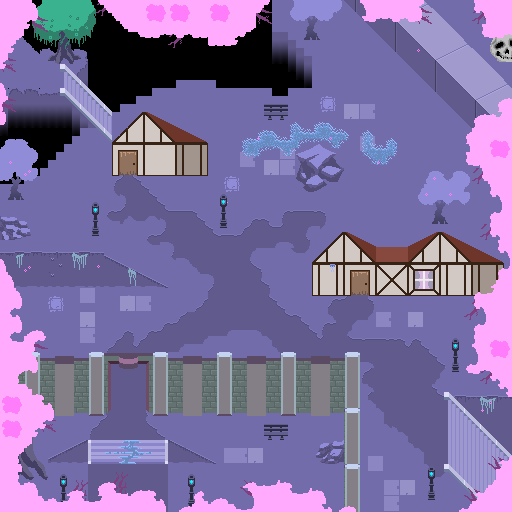

Below is a game level as drawn by its tile map, then a one-line description and the .tmx that defines it (tile-layer data replaced by summaries):
An orthogonal 64x64 tile map with 8x8 px tiles, 6 tile layers (Ground, Base, Base_Top, Top, ...) and 53 objects (9x hull, 3x Billboard, Player).

<map version="1.0" tiledversion="2017.09.13" orientation="orthogonal" renderorder="right-down" width="64" height="64" tilewidth="8" tileheight="8" infinite="0" nextobjectid="102">
 <properties>
  <property name="Ambiant" value="200 200 200" />
  <property name="Sky" value="true" />
 </properties>
 <tileset firstgid="1" name="Tiles_1" tilewidth="8" tileheight="8" tilecount="4096" columns="64">
  <image source="../Tiles_1.png" width="512" height="512" />
 </tileset>
 <layer name="Ground" width="64" height="64">
  <properties>
   <property name="layer" value="0.1" />
  </properties>
  <data>[4096 cells, 3714 non-empty, 94 distinct tile ids]</data>
 </layer>
 <layer name="Base" width="64" height="64">
  <properties>
   <property name="layer" value="0.2" />
  </properties>
  <data>[4096 cells, 885 non-empty, 391 distinct tile ids]</data>
 </layer>
 <layer name="Base_Top" width="64" height="64">
  <properties>
   <property name="layer" value="0.25" />
  </properties>
  <data>[4096 cells, 65 non-empty, 16 distinct tile ids]</data>
 </layer>
 <layer name="Top" width="64" height="64">
  <properties>
   <property name="layer" value="0.8" />
  </properties>
  <data>[4096 cells, 532 non-empty, 199 distinct tile ids]</data>
 </layer>
 <layer name="Overlay" width="64" height="64">
  <properties>
   <property name="layer" value="0.9" />
  </properties>
  <data>[4096 cells, 651 non-empty, 41 distinct tile ids]</data>
 </layer>
 <layer name="Tile Layer 5" width="64" height="64">
  <properties>
   <property name="ignore" value="" />
  </properties>
  <data>[4096 cells, 56 non-empty, 46 distinct tile ids]</data>
 </layer>
 <objectgroup name="Object Layer 1">
  <object id="1" name="Player" type="Player" x="24" y="64" width="16" height="16" />
 </objectgroup>
 <objectgroup name="Billboards">
  <object id="69" name="Large Rock" type="Billboard" x="296" y="144" width="48" height="48">
   <properties>
    <property name="Region" value="160 64 48 48" />
   </properties>
  </object>
  <object id="89" x="166.667" y="258.667" width="46.6667" height="40" visible="0" />
 </objectgroup>
 <objectgroup name="solids">
  <object id="2" x="88" y="48" width="8" height="24" />
  <object id="4" x="80" y="72" width="16" height="8" />
  <object id="8" x="112" y="104" width="8" height="8" />
  <object id="9" x="24" y="96" width="40" height="8" />
  <object id="16" x="72" y="128" width="8" height="8" />
  <object id="18" x="64" y="136" width="8" height="8" />
  <object id="19" x="56" y="144" width="8" height="8" />
  <object id="20" x="48" y="152" width="8" height="8" />
  <object id="21" x="40" y="160" width="8" height="8" />
  <object id="23" x="24" y="168" width="16" height="8" />
  <object id="25" x="0" y="176" width="24" height="8" />
  <object id="28" x="120" y="96" width="16" height="8" />
  <object id="29" x="136" y="88" width="16" height="8" />
  <object id="30" x="152" y="80" width="24" height="8" />
  <object id="31" x="176" y="72" width="40" height="8" />
  <object id="32" x="216" y="80" width="56" height="8" />
  <object id="33" x="272" y="88" width="16" height="8" />
  <object id="35" x="288" y="56" width="24" height="32" />
  <object id="36" x="296" y="48" width="8" height="8" />
  <object id="37" x="288" y="40" width="8" height="8" />
  <object id="38" x="272" y="32" width="16" height="8" />
  <object id="39" x="264" y="0" width="8" height="32" />
  <object id="40" x="488" y="139" width="0.25" />
  <object id="42" x="112" y="152" width="96" height="24" />
  <object id="57" x="312" y="264" width="192" height="32" />
  <object id="60" x="0" y="392" width="112" height="24" />
  <object id="62" x="144" y="392" width="200" height="24" />
  <object id="63" x="344" y="392" width="16" height="120" />
  <object id="72" x="296" y="176" width="48" height="16" />
  <object id="73" name="Lamp Post" type="Billboard" x="88" y="200" width="16" height="32">
   <properties>
    <property name="Region" value="48 64 16 36" />
   </properties>
  </object>
  <object id="74" name="Lamp Post" type="Billboard" x="216" y="192" width="16" height="32">
   <properties>
    <property name="Region" value="48 64 16 36" />
   </properties>
  </object>
  <object id="77" x="91.75" y="228.5" width="7" height="7" />
  <object id="79" x="220" y="221.75" width="6.5" height="5.75" />
  <object id="86" x="88" y="48">
   <polygon points="0,0 -48,0 -80,-24" />
  </object>
  <object id="93" x="168" y="288">
   <polyline points="0,0 -64,-32" />
  </object>
  <object id="94" x="64" y="96">
   <polyline points="0,0 32,32" />
  </object>
  <object id="95" x="96" y="128">
   <polyline points="0,0 -16,0" />
  </object>
  <object id="96" x="80" y="80">
   <polyline points="0,0 32,32" />
  </object>
  <object id="97" x="344" y="0">
   <polyline points="0,0 168,168" />
  </object>
  <object id="98" x="168" y="288">
   <polyline points="0,0 -64,0" />
  </object>
  <object id="100" x="-16" y="256" width="120" height="32" />
 </objectgroup>
 <objectgroup name="hulls">
  <object id="45" type="hull" x="112" y="144">
   <polygon points="0,0 32,-32 96,0" />
  </object>
  <object id="47" type="hull" x="112" y="144">
   <polygon points="0,0 0,32 96,0" />
  </object>
  <object id="48" type="hull" x="112" y="176">
   <polygon points="0,0 96,-32 96,0" />
  </object>
  <object id="49" type="hull" x="312" y="296">
   <polygon points="0,0 0,-32 192,-32 192,0" />
  </object>
  <object id="52" type="hull" x="312" y="264">
   <polygon points="0,0 32,-32 64,-16" />
  </object>
  <object id="53" type="hull" x="408" y="248">
   <polygon points="0,0 32,-16 96,16" />
  </object>
  <object id="54" type="hull" x="408" y="248">
   <polygon points="0,0 0,16 96,16" />
  </object>
  <object id="55" type="hull" x="312" y="264">
   <polygon points="0,0 64,-16 64,0" />
  </object>
  <object id="56" type="hull" x="376" y="248">
   <polygon points="0,0 0,16 32,16 32,0" />
  </object>
 </objectgroup>
</map>
